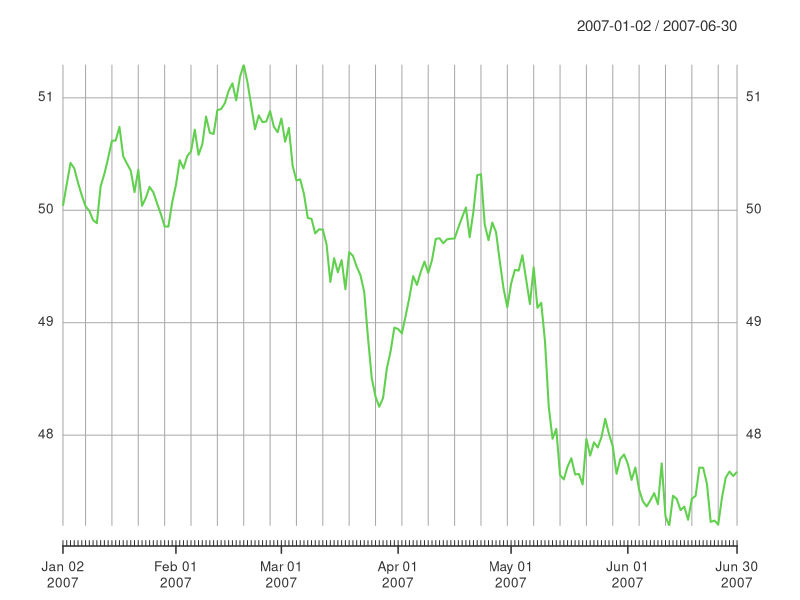

The R source for this figure:
require(xts)

data(sample_matrix)

class(sample_matrix)

str(sample_matrix)

# !!! 'Date' instead of 'date'
matrix_xts <- as.xts(sample_matrix,dateformat='Date')

str(matrix_xts)

df_xts <- as.xts(as.data.frame(sample_matrix), important='very implortant information')

str(df_xts)

View(df_xts)

# Creating new data: the xts constructor

xts(1:10,Sys.Date()+1:10)

View(xts(1:10,Sys.Date()+1:10))

matrix_exact <- matrix_xts['2007-03']

View(matrix_exact)

matrix_exact_before20070107 <- matrix_xts['/2007-01-07']

View(matrix_exact_before20070107)

first(matrix_xts,'1 week')

first(last(matrix_xts,'1 week'),'3 days')

indexClass(matrix_xts)

axTicksByTime(matrix_xts, ticks.on='months')

plot(matrix_xts[,1],major.ticks = 'months',minor.ticks = FALSE,main=NULL,col=3)

# Calculate periodicity
periodicity(matrix_xts)

endpoints(matrix_xts,on='months')

endpoints(matrix_xts,on='weeks')

to.period(matrix_xts, 'months')

periodicity(to.period(matrix_xts,'months'))

to.monthly(matrix_xts)

period.apply(matrix_xts[,4],INDEX=endpoints(matrix_xts),FUN=max)

endpoints(matrix_xts)

apply.monthly(matrix_xts[,4],FUN=max)

apply.weekly(matrix_xts[,4],FUN=max)

matrix_xts

apply.monthly(matrix_xts[,4],FUN=min)

period.max(matrix_xts[,4], endpoints(matrix_xts))
